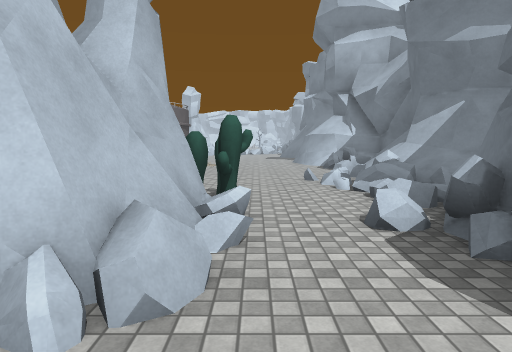
View 1 (above)

24 first-person views from a walk through a 3-D level made in the Unity game engine. The camera is 1.5 m above the floor, tilts 6° down and sees 75° across. The floor is counted in squares, 2 m on a side. Each view is taken from the middle of a square. On the plan, view 1 faces up. The plan holds only what a view shows up to about 11 squares ahead; the rest is blank. The place goes on beyond the plan. Some animated figures are left out. Surface patterns are stand-ins for the level's own textures.

View 2
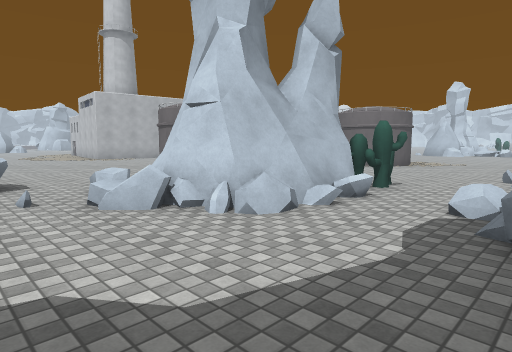

View 3
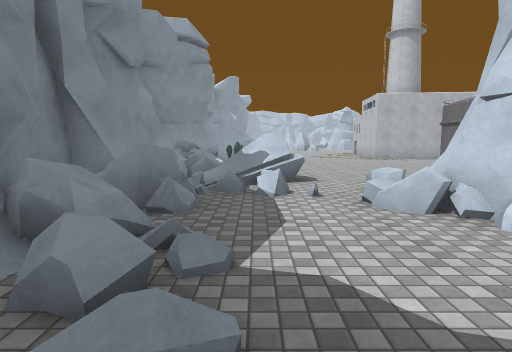

View 4
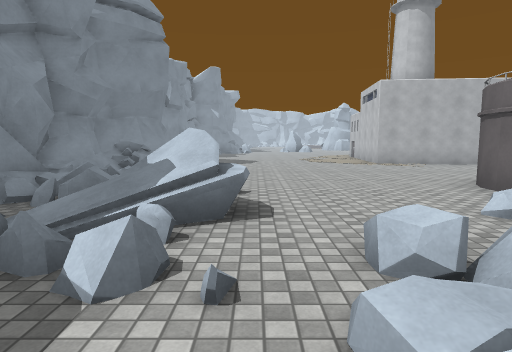

View 5
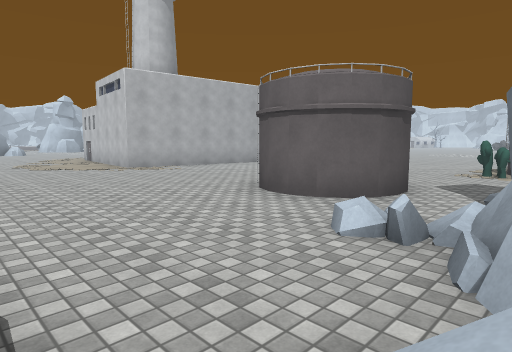

View 6
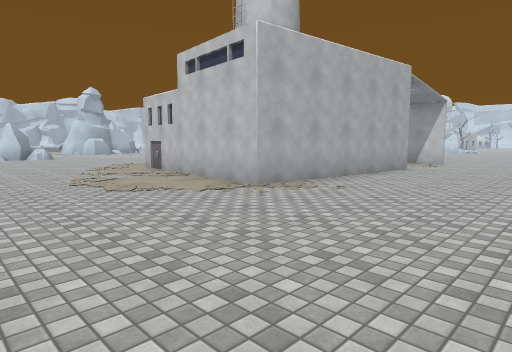

View 7
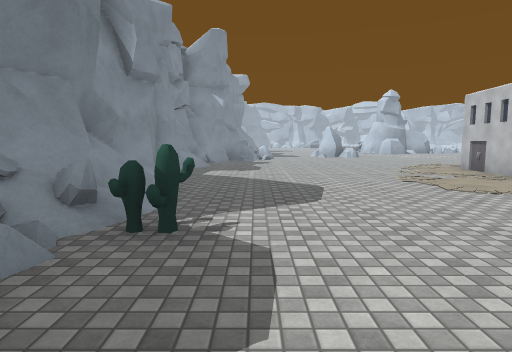

View 8
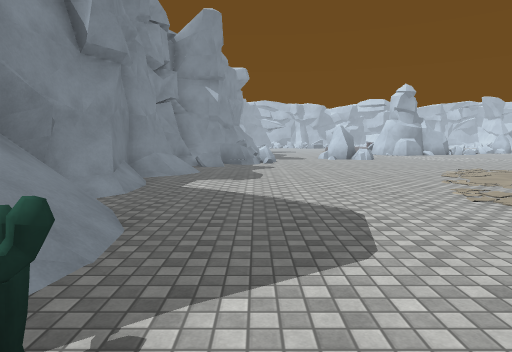

View 9
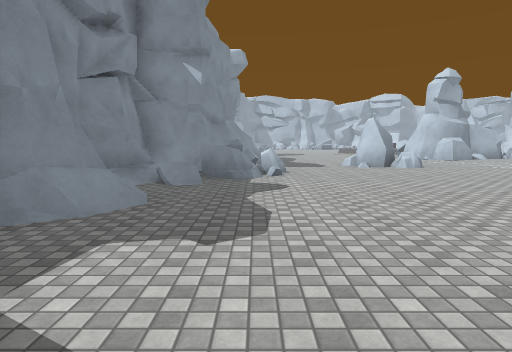

View 10
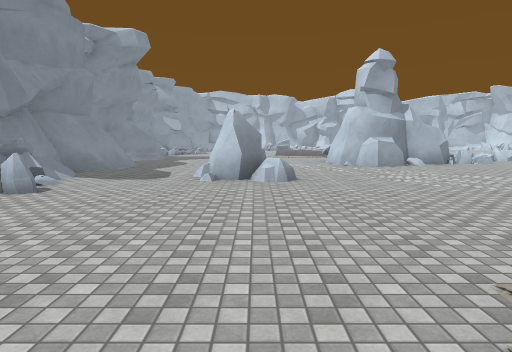

View 11
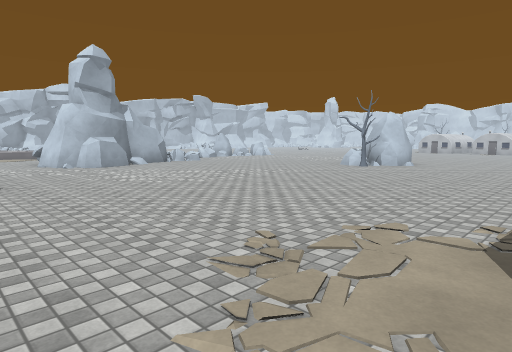

View 12
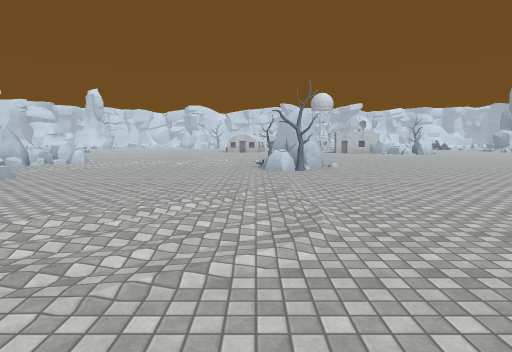

View 13
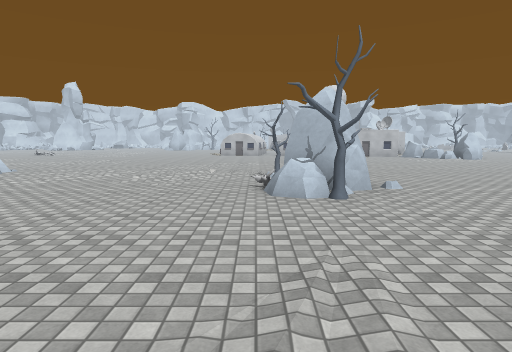

View 14
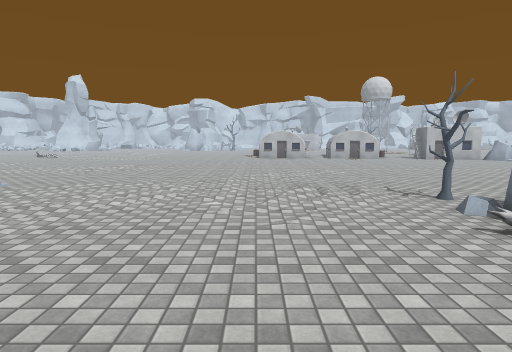

View 15
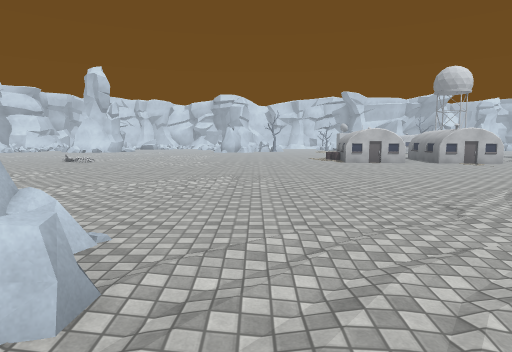

View 16
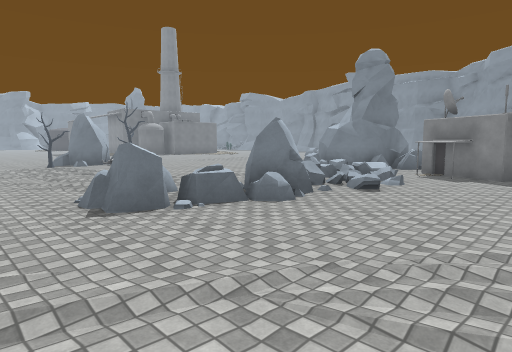

View 17
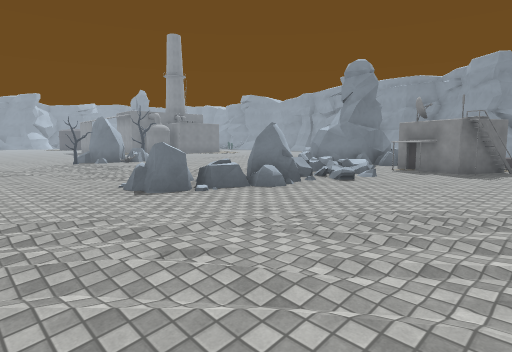

View 18
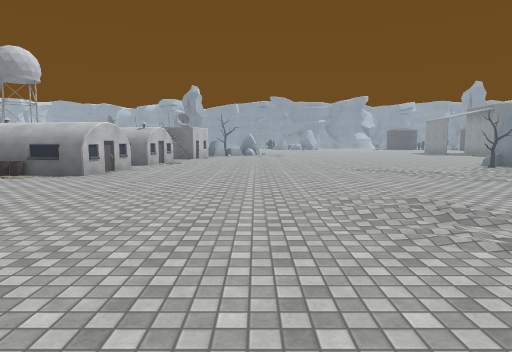

View 19
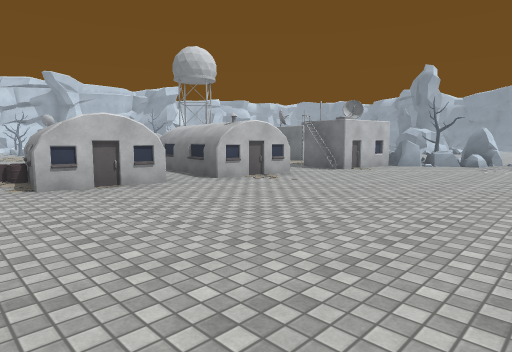

View 20
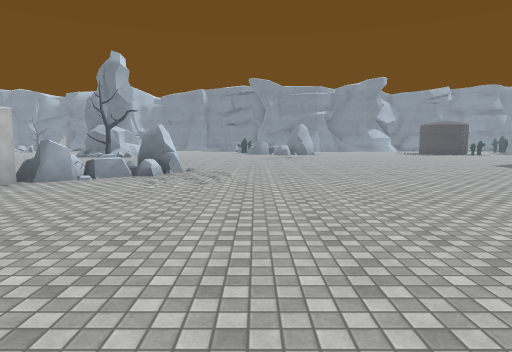

View 21
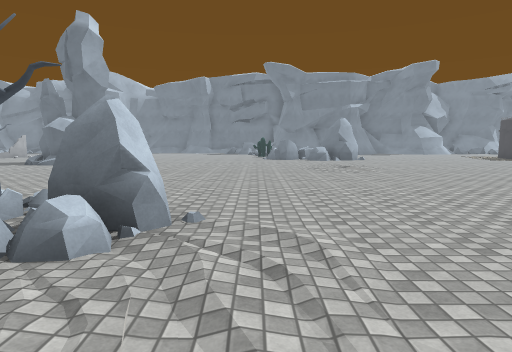

View 22
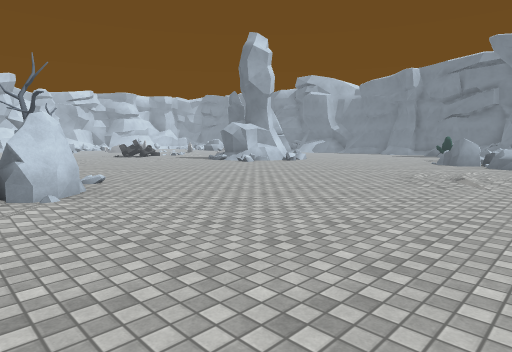

View 23
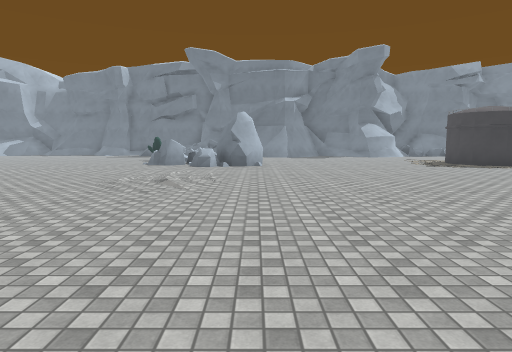

View 24
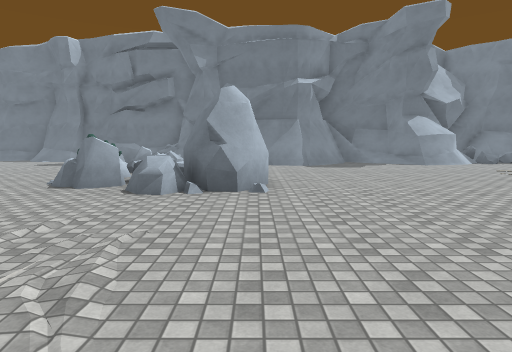

### Floor plan
Key: @ floor where view 1 was taken; # wall or solid block; x gap in a wall; . main floor; : floor 0.25 m higher than the main floor; + floor 0.5 m higher than the main floor; / step, stairs or slope; = window, fence, low wall or low ledge; ^ raised ledge; O other object.
Columns run from 35 left of view 1 to 4 right of it. Each row starts with its distance up from view 1.
 27          .OO .O        ......#
 26         ...OO.O .#OO   .....
 25 ...............O.OOO  ......   /.   ..
 24 ...................OOO:..........  ...
 23 ....................OO...............
 22  ....................O..............
 21   ................................O+x^
 20   ..../.........................OOO==#
 19 ............................/..OOO== #
 18 ...............................O#
 17 ...............................O#... #
 16 .....O...............................#
 15 .....OO......O.......................#
 14  ...OO.......OO.......................
 13  ...=#.......O......  ................
 12  ...#=.............    #.. ..........#
 11  ...==.............    ...  ... #....##
 10  .OOO=#O..........     .... ...###.../##
  9  .OO####..........     #...  ..###...=##
  8     .###..........     #...  ..O......##
  7      ####.........     #...  ... ....=##
  6       ##/.........     #...   ..  ...=##
  5       ............###  #.... ##.  O..==
  4         ............####....##..  #O.##
  3           OO...................####.=#
  2            O....................###..#
  1        .........................=##../
  0        .......................=....@..
 -1        /##./===.............  #=#.....
 -2          #####^=......//O.. ===##^==#
 -3             #//x.#.#=//#===.=######=

Where each view was taken, in squares from view 1:
view 1: 0 up, 0 right, facing up
view 2: 1 down, 2 right, facing up-left
view 3: 1 down, 2 right, facing left
view 4: 0 up, 1 left, facing left
view 5: 0 up, 3 left, facing up-left
view 6: 0 up, 8 left, facing up-left
view 7: 1 down, 8 left, facing left
view 8: 1 down, 10 left, facing left
view 9: 1 down, 14 left, facing left
view 10: 3 up, 17 left, facing left
view 11: 3 up, 17 left, facing up-left
view 12: 4 up, 23 left, facing up
view 13: 8 up, 23 left, facing up
view 14: 11 up, 25 left, facing up
view 15: 14 up, 28 left, facing up
view 16: 18 up, 34 left, facing down-right
view 17: 19 up, 35 left, facing down-right
view 18: 22 up, 32 left, facing right
view 19: 20 up, 26 left, facing up-right
view 20: 20 up, 22 left, facing right
view 21: 21 up, 17 left, facing right
view 22: 17 up, 15 left, facing up-right
view 23: 17 up, 14 left, facing right
view 24: 17 up, 9 left, facing right
